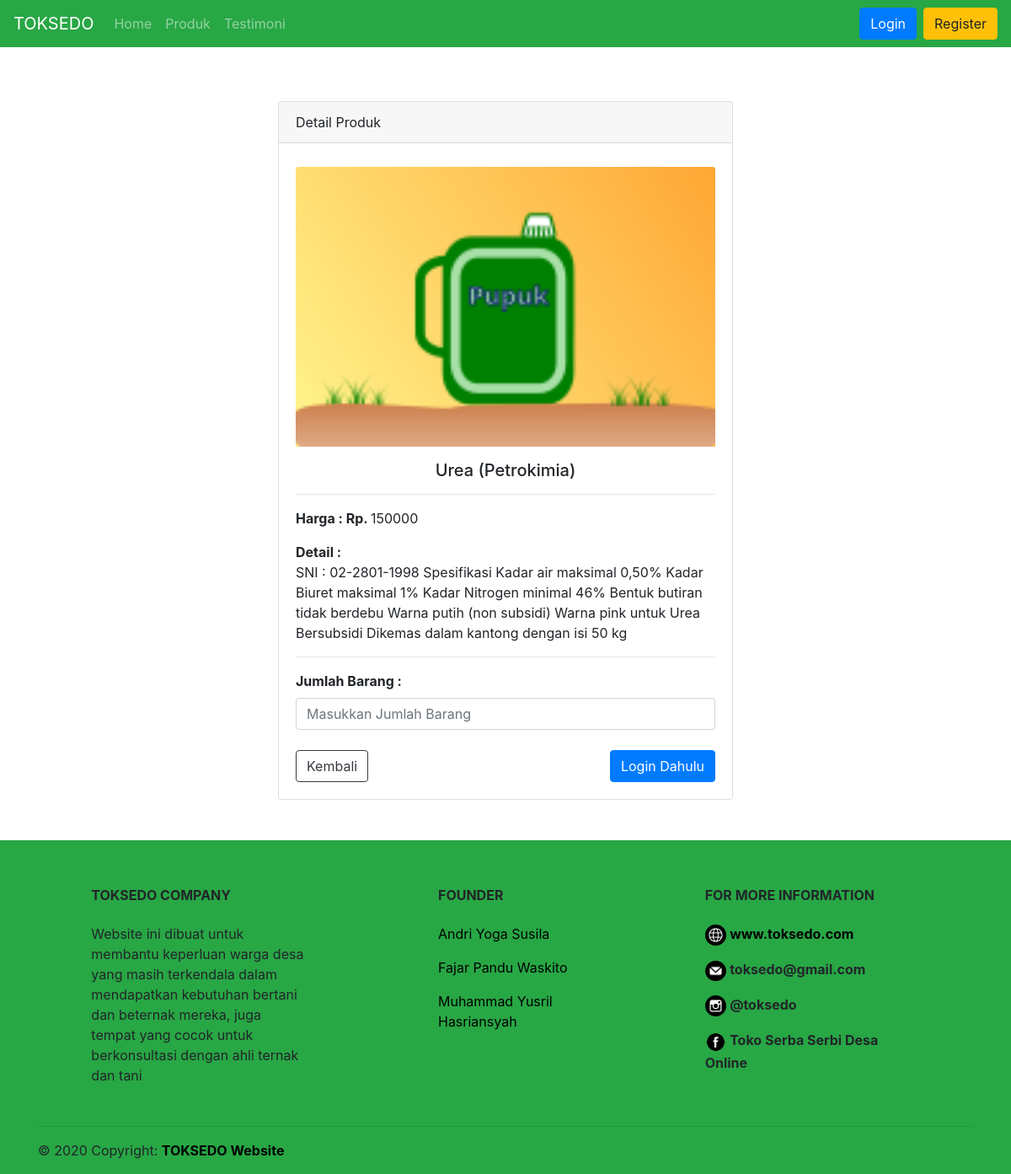
/produk/detail/1, run on the app's committed database.
### tables this page shows
CREATE TABLE `produk` (
  `idProduk` int(11) NOT NULL,
  `idKategori` int(11) DEFAULT NULL,
  `nama` varchar(50) DEFAULT NULL,
  `harga` int(11) DEFAULT NULL,
  `detail` varchar(1000) DEFAULT NULL
);

### application/controllers/produk.php (called while the page is built, shortened)
<?php
class produk extends CI_Controller {
    public function __construct(){
        $this->load->model('produk_model');
    }
    public function detail($id){
        $data['title'] = "Detail Produk";
        $list['produk'] = $this->produk_model->getProdukByID($id);
        $this->load->view('template/header',$data);
        $this->load->view('detail_produk/index',$list);
        $this->load->view('template/footer');
    }
}
?>

### index.php (called while the page is built, shortened)
<?php
require_once BASEPATH.'core/CodeIgniter.php';

### application/models/produk_model.php (called while the page is built, shortened)
<?php
class produk_model extends CI_Model {
    public function getProdukByID($id){
        $this->db->select('idProduk, produk.idKategori as idKategori, namaKategori,produk.nama as nama,harga,detail');
        $this->db->from('produk');
        $this->db->where('idProduk', $id);
        $this->db->join('kategori', 'produk.idKategori = kategori.idKategori');
        $this->db->limit(1);
        $query = $this->db->get();
        return $query->result_array();
    }
}
?>

### application/views/detail_produk/index.php (the view, shortened to what this page needs)
<?=
form_open('pembayaran/index');
?>
<div class="container">
    <div class="row mt-3 py-5">
        <div class="col-md-6 mx-auto">
            <form class="form" role="form" autocomplete="off" id="formDetailProduk" method="POST">
            <?php foreach($produk as $produk); ?>
            <div class="card">
                <div class="card-header">
                    Detail Produk
                </div>
                <div class="card-body">
                    <div class="text-center">
                        <img class="card-img-top mb-3 mt-2" style="" src="<?php echo base_url();?>images/foto-produk.png" alt="Card image">
                    </div>
                    <h5 class="card-title text-center"><?= $produk['nama']; ?></h5>
                    <hr>
                    <p class="card-text"><b>Harga : Rp. </b><?= $produk['harga']; ?></p>
                    <p class="card-text"><b>Detail : </b><br><?= $produk['detail']; ?></p>
                    <hr>
                    <label for="jumlah"><b> Jumlah Barang : </b></label>
                    <input class="form-control mb-4" type="text" name="jumlah" id="jumlah" placeholder="Masukkan Jumlah Barang" required>
                    <a href="<?= base_url(); ?>produk" class="btn btn-outline-dark">Kembali</a>
                    <?php if($this->session->userdata('idUser')!=null):?>
                        <button type="submit" id="tombolBayar" class="btn btn-primary float-right">Pilih Pembayaran</button>
                    <?php else:?>
                        <a href="<?= base_url(); ?>login" class="btn btn-primary float-right">Login Dahulu</a>
                    <?php endif;?>
                </div>
            </div>
            </form>
        </div>
    </div>
</div>
<?=
form_close();
?>

### application/views/template/header.php (style rules this page uses)
body { overflow-x: hidden; }
a { color: black; }

### data on the page
produk: nama "Urea (Petrokimia)", harga "150000", detail "SNI : 02-2801-1998 Spesifikasi Kadar air maksimal 0,50% Kadar Biuret maksimal 1% Kadar Nitrogen minimal 46% Bentuk butiran tidak berdebu Warna putih (non subsidi) Warna pink untuk Urea Bersubsidi Dikemas dalam kantong dengan isi 50 kg"
